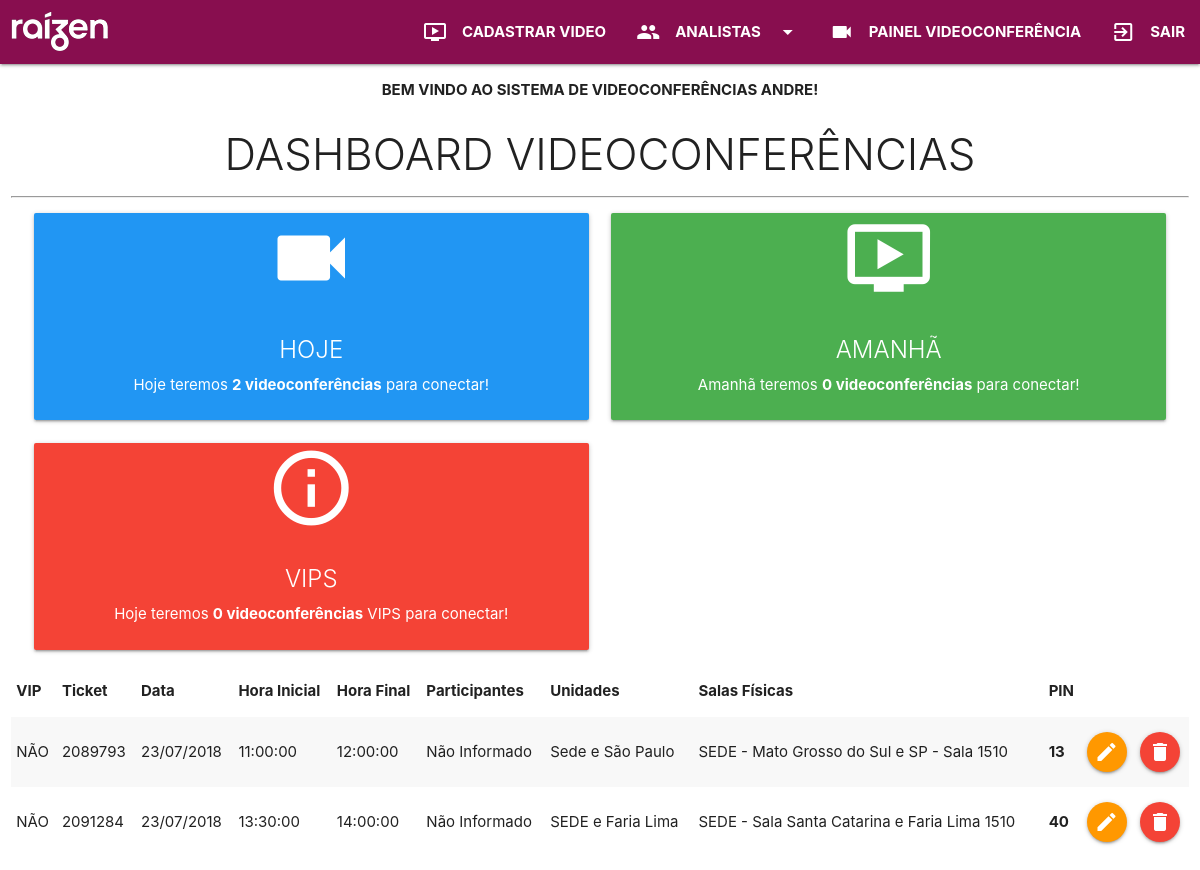
Page /dashboard.php (signed in) on the committed database.
### tables this page shows
CREATE TABLE `usuarios` (
  `id` int(11) NOT NULL,
  `nome` varchar(30) NOT NULL,
  `login` varchar(30) NOT NULL,
  `senha` varchar(35) NOT NULL,
  `adm` tinyint(1) NOT NULL
);

CREATE TABLE `videoconferencias` (
  `id` int(11) NOT NULL,
  `ticket` int(11) NOT NULL,
  `dia` date NOT NULL,
  `unidadesParticipantes` varchar(50) NOT NULL,
  `nomeParticipantes` varchar(200) NOT NULL,
  `salasFisicas` varchar(50) NOT NULL,
  `horaInicio` time NOT NULL,
  `horaFim` time NOT NULL,
  `pin` int(11) NOT NULL,
  `vip` char(3) NOT NULL
);

### dashboard.php (the view, shortened to what this page needs)
<?php
    include_once './view/topo.php';
    $dataDoDia = date('Y/m/d');
    $sqlVideo2 = "SELECT * FROM videoconferencias WHERE dia = '$dataDoDia' ORDER BY dia, horaInicio";
    $resultadoVideo2 = mysqli_query($connect, $sqlVideo2);
   if (mysqli_num_rows($resultadoVideo2) > 0) {
        $contVip = 0;
}
    $sqlVideo3 = "SELECT * FROM videoconferencias WHERE dia = '$dataDoDia' ORDER BY dia, horaInicio";
    $resultadoVideo3 = mysqli_query($connect, $sqlVideo3);
   if (mysqli_num_rows($resultadoVideo3) > 0) {
        $contVideosDoDia = 0;
        while($dadosVideo3 = mysqli_fetch_array($resultadoVideo3)) {
            $videosDoDia = $dadosVideo3['dia'];
            $videosDoDia = date('Y/m/d', strtotime($videosDoDia));
            if($videosDoDia === $dataDoDia) {
                $contVideosDoDia ++;
            }
        }
    }
?>
        <div class="row">
            <div class="col s12 m12">
                <p class="center-align"><b>BEM VINDO AO SISTEMA DE VIDEOCONFERÊNCIAS <?php echo strtoupper($dados['nome']); ?>!</b></p>
                <h3 class="light center-align">DASHBOARD VIDEOCONFERÊNCIAS</h3>
                <hr>
                     <section class="col s12 m6 l12 center-align">
                        <article class="col s12 l6 xl4">
                            <div class="card blue">
                                <div class="card-image">
                                    <i class="material-icons large center-align white-text">videocam</i>
                                </div>
                                <div class="card-content">
                                    <span class="card-title white-text">HOJE</span>
                                    <p class="white-text">Hoje teremos <b>
                                    <?php
                                        if (isset($contVideosDoDia)) {
                                            echo $contVideosDoDia;
                                        } else {
                                            echo "0";
                                        }
                                        ?> videoconferências</b> para conectar!</p>
                                </div>
                            </div>
                        </article>
                        <article class="col s12 l6 xl4">
                            <div class="card green">
                                <div class="card-image">
                                <i class="material-icons large center-align white-text">ondemand_video</i>
                                </div>
                                <div class="card-content">
                                    <span class="card-title white-text">AMANHÃ</span>
                                    <p class="white-text">Amanhã teremos <b>
                                    <?php
                                        if (isset($contVideosDoProximoDia)) {
                                            echo $contVideosDoProximoDia;
                                        } else {
                                            echo "0";
                                        }
                                    ?> videoconferências</b> para conectar!</p>
                                </div>
                            </div>
                        </article>
                        <article class="col s12 l6 xl4">
                            <div class="card red">
                                <div class="card-image">
                                    <i class="material-icons large center-align white-text">info_outline</i>
                                    </div>
                                    <div class="card-content">
                                        <span class="card-title white-text">VIPS</span>
                                        <p class="white-text">Hoje teremos <b>
                                        <?php
                                        if (isset($contVip)) {
                                            echo $contVip;
                                        } else {
                                            echo "0";
                                        }
                                        ?> videoconferências</b> VIPS para conectar!</p>
                                    </div>
                            </div>
                        </article>
                    </section>
                <table class="striped responsive-table">
                    <thead>
                        <tr>
                            <th>VIP</th>
                            <th>Ticket</th>
                            <th>Data</th>
                            <th>Hora Inicial</th>
                            <th>Hora Final</th>
                            <th>Participantes</th>
                            <th>Unidades</th>
                            <th>Salas Físicas</th>
                            <th>PIN</th>
                        </tr>
                    </thead>
                    <tbody>
                        <?php
                            $sqlVideo = "SELECT * FROM videoconferencias ORDER BY dia, horaInicio";
                            $resultadoVideo = mysqli_query($connect, $sqlVideo);
                            if (mysqli_num_rows($resultadoVideo) > 0) {
                                while($dadosVideo = mysqli_fetch_array($resultadoVideo)) {
                                    $vip = $dadosVideo['vip'];
                                    switch($vip) {
                                        case 'NÃO' : $cor = '';  $corFonte = '' ; break;
                                    }
                        ?>
                            <tr style='background-color:<?php echo $cor;?>; color:<?php echo $corFonte;?>'>
                                <td><?php echo $dadosVideo['vip'];?></td>
                                <td><?php echo $dadosVideo['ticket']; ?></td>
                                    <?php $dia = $dadosVideo['dia'];
                                        $dia = date('d/m/Y', strtotime($dia));
                                    ?>
                                <td clas="exibe"><?php echo $dia ?></td>
                                <td clas="exibe"><?php echo $dadosVideo['horaInicio']; ?></td>
                                <td clas="exibe"><?php echo $dadosVideo['horaFim']; ?></td>
                                <td clas="exibe"><?php echo $dadosVideo['nomeParticipantes']; ?></td>
                                <td clas="exibe"><?php echo $dadosVideo['unidadesParticipantes']; ?></td>
                                <td clas="exibe"><?php echo $dadosVideo['salasFisicas']; ?></td>
                                <td clas="exibe"><b><?php echo $dadosVideo['pin']; ?></b></td>
                                <td><a href="editaVideo.php?id=<?php echo $dadosVideo['id']; ?>" class="btn-floating orange waves-effect waves-light"><i class="material-icons">edit</i></a></td>
                                <td><a href="#modal<?php echo $dadosVideo['id']; ?>" class="btn-floating red modal-trigger waves-effect waves-light"><i class="material-icons">delete</i></a></td>
                            </tr>
                        <?php
                        }
                            } else { ?>
                                <tr>
                                    <td colspan="12"><div class="card-panel red center-align s12">NENHUM REGISTRO ENCONTRADO</div></td>
                                </tr>
                        <?php    }  ?>
                    </tbody>
                </table>
                <br>
            </div>
        </div>
<?php
    include_once './view/rodape.php';
?>

### view/topo.php (shortened to what this page needs)
<?php
    require_once 'dbconnect.php';
    $id = $_SESSION['id_usuario'];
    $sql = "SELECT * FROM usuarios WHERE id = '$id'";
    $resultado = mysqli_query($connect, $sql);
    $dados = mysqli_fetch_array($resultado);
?>
<!DOCTYPE html>
<html lang="pt-br">
<head>
    <link rel="stylesheet" href="css/materialize.min.css">
    <link rel="stylesheet" href="css/custom.css">
</head>
<body>
    <nav>
    <div class="nav-wrapper #880e4f pink darken-4">
      <a href="./dashboard.php" class="brand-logo"><img src="./img/logo_raizen.png"></a>
      <ul class="right hide-on-med-and-down">
        <li><b><a href="./cadastraVideo.php"><i class="material-icons left">ondemand_video</i>CADASTRAR VIDEO</a></b></li>
        <?php
          if ($dados['adm'] == 0) {
          } else {
            echo '<b><li><a class="dropdown-trigger" data-target="dropdown1"><i class="material-icons left" left>people</i>ANALISTAS<i class="material-icons right">arrow_drop_down</i></a></li></b>';
          }
        ?>
        <li><b><a href="javascript:window.open('painel.php', 'principal', 'status=no, toolbar=no, menubar=no, location=yes, fullscreen=1, scrolling=auto');"><i class="material-icons left">videocam</i>PAINEL VIDEOCONFERÊNCIA</a></b></li>
        <li><b><a href="logout.php"><i class="material-icons left">exit_to_app</i>SAIR</a></b></li>
      </ul>
    </div>
  </nav>

### view/rodape.php (shortened to what this page needs)
</body>
</html>

### css/custom.css (style rules this page uses)
img { border-style: none; padding: 10px; }

### rows in the picture
usuarios: nome "ANDRE"
videoconferencias: vip "NÃO", ticket "2089793", dia "23/07/2018", horaInicio "11:00:00", horaFim "12:00:00", nomeParticipantes "Não Informado", unidadesParticipantes "Sede e São Paulo", salasFisicas "SEDE - Mato Grosso do Sul e SP - Sala 1510", pin "13"
videoconferencias: vip "NÃO", ticket "2091284", dia "23/07/2018", horaInicio "13:30:00", horaFim "14:00:00", nomeParticipantes "Não Informado", unidadesParticipantes "SEDE e Faria Lima", salasFisicas "SEDE - Sala Santa Catarina e Faria Lima 1510", pin "40"

### other values in the picture
$contVideosDoDia "2"
$contVip "0"
